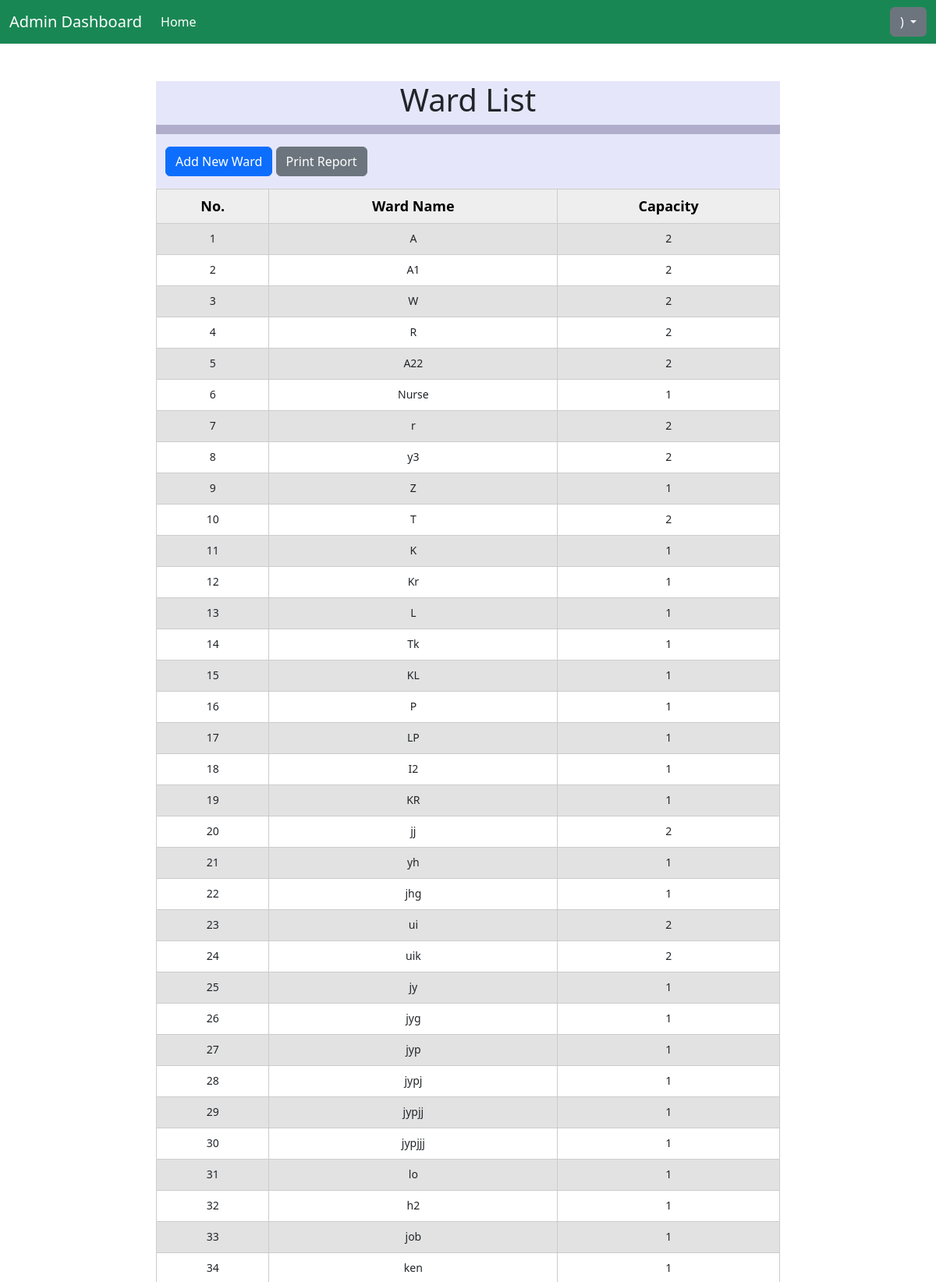
/print-wards-report/ (upper part), run on the app's committed database.
### hospital/models.py (models this page shows, shortened)
class Ward(models.Model):
    name = models.CharField(max_length=100)
    capacity = models.IntegerField()
    hospital = models.ForeignKey(Hospital, related_name='wards', on_delete=models.CASCADE, null=True, blank=True)

### hospital/views.py (the view)
# urls.py: path('print-wards-report/', views.print_wards_report, name='print_wards_report'),
def print_wards_report(request):
    wards = Ward.objects.all()
    return render(request, 'hospitalApp/print_wards_report.html', {'wards': wards})

### hospital/templates/hospitalApp/print_wards_report.html (shortened to what this page needs)
{% extends "hospitalApp/base.html" %}
{% load crispy_forms_tags %}
{% load static %}
{% block navbar %}
<section id="navbar">
    {% include 'hospitalApp/navbar.html' %}
</section>
{% endblock navbar %}
{% block content %}
<div class="d-flex justify-content-center">
    <div class="container-fluid col-xl-8 col-12 m-5" style="background-color: lavender;">
        <div class="row">
            <h1 class="text-center">Ward List</h1>
            <hr class="custom-hr">
            <div class="text-right mb-3 no-print">
                <a href="{% url 'add_ward' %}" class="btn btn-primary">Add New Ward</a>
                <a id="print-btn" href="{% url 'print_wards_report' %}" class="btn btn-secondary ml-2">Print Report</a>
            </div>
            <table id="ward-table" class="table table-striped">
                <thead>
                    <tr>
                        <th scope="col" style="font-weight: bold; color: black;">No.</th>
                        <th scope="col" style="font-weight: bold; color: black;">Ward Name</th>
                        <th scope="col" style="font-weight: bold; color: black;">Capacity</th>
                    </tr>
                </thead>
                <tbody>
                    {% for ward in wards %}
                    <tr id="ward-{{ ward.id }}">
                        <td scope="row">{{ ward.row_number }}</td>
                        <td>{{ ward.name }}</td>
                        <td>{{ ward.capacity }}</td>
                    </tr>
                    {% endfor %}
                </tbody>
            </table>
        </div>
    </div>
</div>
{% endblock content %}

### patient/static/patientApp/css/style.css (style rules this page uses)
.custom-hr { height: 12px; width: 100%; background-color: rgb(8, 3, 59); border: none; }
table { width: 100%; border-collapse: collapse; margin: 30px 0px 30px; background-color: #fff; font-size: 14px; }
table tr { height: 40px; }
table th { background: #333; color: #fff; font-weight: bold; font-size: 18px; }
table td, th { padding: 6px 6px 6px 10px; border: 1px solid #ccc; text-align:center; }
table tr:nth-of-type(odd) { background: #eee; }

### hospital/static/hospitalApp/css/style.css (style rules this page uses)
.custom-hr { height: 12px; width: 100%; background-color: rgb(8, 3, 59); border: none; }

### data on the page
Ward: name "A", capacity "2"
Ward: name "A1", capacity "2"
Ward: name "W", capacity "2"
Ward: name "R", capacity "2"
Ward: name "A22", capacity "2"
Ward: name "Nurse", capacity "1"
Ward: name "r", capacity "2"
Ward: name "y3", capacity "2"
Ward: name "Z", capacity "1"
Ward: name "T", capacity "2"
Ward: name "K", capacity "1"
Ward: name "Kr", capacity "1"
Ward: name "L", capacity "1"
Ward: name "Tk", capacity "1"
Ward: name "KL", capacity "1"
Ward: name "P", capacity "1"
Ward: name "LP", capacity "1"
Ward: name "I2", capacity "1"
Ward: name "KR", capacity "1"
Ward: name "jj", capacity "2"
Ward: name "yh", capacity "1"
Ward: name "jhg", capacity "1"
Ward: name "ui", capacity "2"
Ward: name "uik", capacity "2"
Ward: name "jy", capacity "1"
Ward: name "jyg", capacity "1"
Ward: name "jyp", capacity "1"
Ward: name "jypj", capacity "1"
Ward: name "jypjj", capacity "1"
Ward: name "jypjjj", capacity "1"
Ward: name "lo", capacity "1"
Ward: name "h2", capacity "1"
Ward: name "job", capacity "1"
Ward: name "ken", capacity "1"
